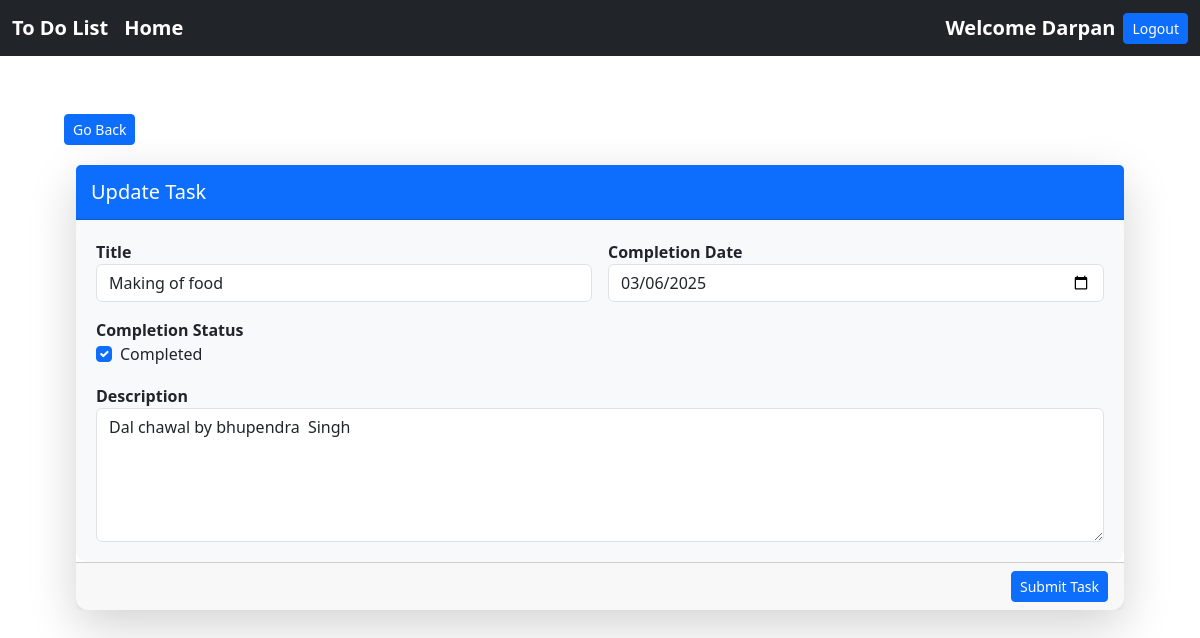
The app's page /AddTask/?TID=8 (signed in) with its own data.
### TodoApp/models.py (models this page shows)
class Todo(models.Model):
    user =  models.ForeignKey(User,on_delete=models.CASCADE,null=True,blank=True)
    Title = models.CharField(max_length=255,null=False,blank=False)
    Description  = models.TextField(null=True,blank=True)
    CreatedAt = models.DateTimeField(auto_now_add=True)
    CompletionDate = models.DateTimeField()
    completionStatus  = models.BooleanField(default=False)
    IsDelete = models.BooleanField(default=False)

### TodoApp/views.py (the view, shortened to what this page needs)
# urls.py: path('AddTask/',AddTask,name="AddTask"),
@login_required(login_url='Login')
def AddTask(request):
   user = request.user
   TID  = request.GET.get('TID')
   Todoobj = None
   if TID is not None and TID != '':
      try:
         obj  = Todo.objects.filter(user=user,id=TID)
         if obj.exists():
            Todoobj  = obj.first()
      except:
         print("Not Found")
   context = {'Todoobj':Todoobj}
   return render(request,"Todo/AddTask.html",context)

### TodoApp/templates/Todo/AddTask.html (shortened to what this page needs)
{% extends "Todo/Base.html" %}
{% block content %}
        <form action="" method="post" class="p-3">
            <div class="card shadow-lg">
                <div class="card-header bg-primary text-white d-flex justify-content-between align-items-center">
                    <h5 class="mb-0">Update Task</h5>
                </div>
                <div class="card-body">
                    <div class="row g-3">
                        <div class="col-md-6">
                            <div class="form-group">
                                <label for="Title" class="fw-bold">Title</label>
                                <input type="text" name="Title" class="form-control" value="{{ Todoobj.Title }}" id="Title" required>
                            </div>
                        </div>
                        <div class="col-md-6">
                            <div class="form-group">
                                <label for="CompletionDate" class="fw-bold">Completion Date</label>
                                <input type="date" name="CompletionDate" class="form-control" value="{% if  Todoobj.CompletionDate %}{{ Todoobj.CompletionDate|date:'Y-m-d' }}{% else %}{% now "Y-m-d" %}{% endif %}" id="CompletionDate" required>
                            </div>
                        </div>
                        <div class="col-md-6">
                            <div class="form-group">
                                <label for="completionStatus" class="fw-bold">Completion Status</label>
                                <div class="form-check">
                                    <input type="checkbox" name="completionStatus"  class="form-check-input" id="completionStatus" {% if Todoobj.completionStatus %}checked{% endif %}>
                                    <label class="form-check-label" for="completionStatus">Completed</label>
                                </div>
                            </div>
                        </div>
                        <div class="col-md-12">
                            <div class="form-group">
                                <label for="Description" class="fw-bold">Description</label>
                                <textarea name="Description" id="Description" class="form-control" rows="5" required>{{ Todoobj.Description }}</textarea>
                            </div>
                        </div>
                    </div>
                </div>
                <div class="card-footer text-end">
                    <button type="submit" name="Submit" class="btn btn-primary btn-sm">Submit Task</button>
                </div>
            </div>
        </form>
{% endblock content %}

### TodoApp/templates/Todo/Base.html (shortened to what this page needs)
<!Doctype html>
{% load static %}
<html>
    <head>
        <link rel="stylesheet" href="{% static 'css/bootstrap.min.css' %}">
    </head>
    <body>
        <nav class="navbar navbar-expand-lg navbar-dark bg-dark">
            <div class="container-fluid">
                <a class="navbar-brand fw-bold text-white a" href="{% url 'Home' %}">To Do List</a>
                <a class="navbar-brand fw-bold text-white a" href="{% url 'Home' %}">Home</a>
                <div class="collapse navbar-collapse justify-content-end" id="navbarNav">
                    {% if request.user.is_authenticated %}
                    <ul class="navbar-nav">
                        <li class="nav-item text-white">
                          <span class="navbar-brand fw-bold text-white me-2" >Welcome {{request.user.username}}</span>
                        </li>
                        <li class="nav-item">
                            <a class="btn btn-primary btn-sm" href="{% url  'Logout' %}">Logout</a>
                        </li>
                    </ul>
                    {% endif %}
                </div>
            </div>
        </nav>
        <br>
<div class="center-div">
    <div class="col-md-12">
        <button  onclick="history.back()" class = "btn btn-primary btn-sm m-1" >Go Back</button>
        <br>
        {% block content %}{% endblock content %}
    </div>
</div>
    </body>
</html>

### TodoApp/templates/Todo/AddTask.html (style rules this page uses)
.center-div { width: 90%; margin: 30px auto; }
.card { border-radius: 12px; box-shadow: 0px 4px 8px rgba(0, 0, 0, 0.1); border: none; transition: transform 0.3s ease-in-out; }
.card-header { background-color: #007bff; color: white; font-weight: bold; border-top-left-radius: 12px; border-top-right-radius: 12px; padding: 15px; }
.card-body { background-color: #f8f9fa; padding: 20px; border-bottom-left-radius: 12px; border-bottom-right-radius: 12px; }

### records on screen
Todo: Title "Making of food", CompletionDate "03/06/2025", completionStatus "☑", Description "Dal chawal by bhupendra Singh"

### other values on screen
{{ request.user.username }} "Darpan"
